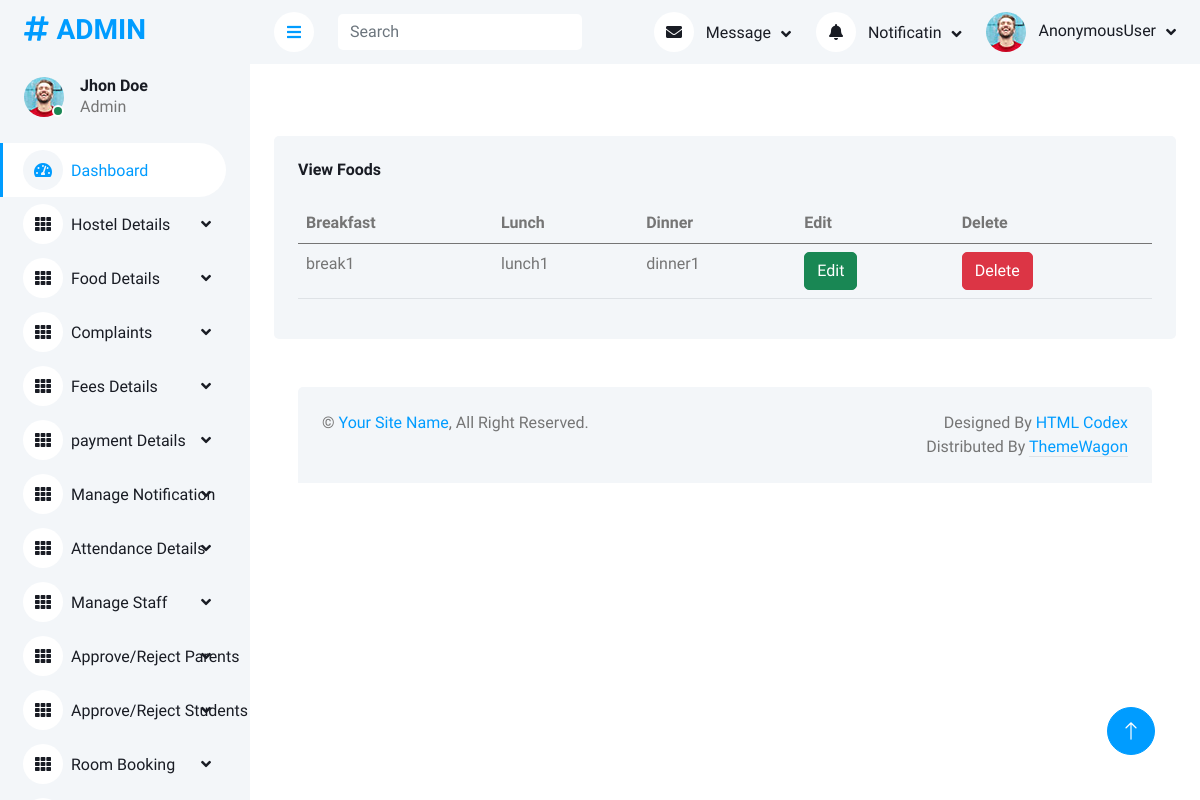
The app's page /viewfoods with its own data.
### app/models.py (models this page shows)
class Food(models.Model):
    breakfast = models.CharField(max_length=50)
    lunch = models.CharField(max_length=50)
    dinner = models.CharField(max_length=50)

### app/adminviews.py (the view)
def view_food(request):
    data = Food.objects.all()
    return render(request, 'admin_temp/view_food.html', {'data': data})

### templates/admin_temp/view_food.html
<!DOCTYPE html>
{% extends 'admin_temp/admin_home.html' %}
{% block content %}
{% load static %}
<div class="col-12">
    <div class="bg-light rounded h-100 p-4">
        <h6 class="mb-4">View Foods</h6>
        <div class="table-responsive">
            <table class="table">
                <thead>
                <tr>
                    <th>Breakfast</th>
                    <th>Lunch</th>
                    <th>Dinner</th>
                    <th>Edit</th>
                    <th>Delete</th>
                </tr>
                </thead>
                <tbody>
                {% for i in data %}
                <tr>
                    <td>{{i.breakfast}}</td>
                    <td>{{i.lunch}}</td>
                    <td>{{i.dinner}}</td>
                    <td><a href="{% url 'updatefood' i.id %}"><button class="btn btn-success">Edit</button> </a> </td>
                    <td><a href="{% url 'deletefood' i.id %}"><button class="btn btn-danger">Delete</button> </a></td>
                </tr>
                </tbody>
                {% endfor %}
            </table>
        </div>
{% endblock %}

### static/assets1/css/style.css (style rules this page uses)
:root { --primary: #009CFF; --light: #F3F6F9; --dark: #191C24; }
.btn { transition: .5s; }

### records on screen
Food: breakfast "break1", lunch "lunch1", dinner "dinner1"

### other values on screen
{{ request.user }} "AnonymousUser"
